Frame 1 (no input): blank canvas, image omitted
Frame 60 (the mouse pressed at the canvas centre just before this capture): blank canvas, image omitted
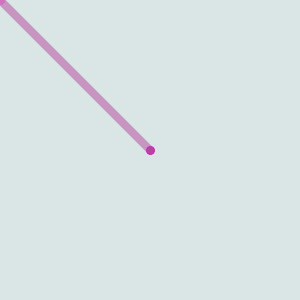
Frame 120 (the mouse held since frame 60 and released just before this capture)

The Processing sketch whose frames 1 and 60 were blank and that drew this single picture after the mouse press (run headless with seeded random() and noise(); from frame 60 on, the mouse is pressed at the canvas centre):

// Processing sketch: processing_8382
// ── processing_8382.pde

void setup() {
  size(300, 300);
  smooth();
  strokeWeight (8); 
  strokeCap(ROUND); 
  background(218, 229, 229);
}

void draw() {

  if(mousePressed) { 
    strokeWeight (8); 
    strokeCap(ROUND); 
    stroke(183,67,158,127);
  } else {
    stroke(234,163,219, 100);
  }
    line(mouseX, mouseY, pmouseX, pmouseY);
  }
